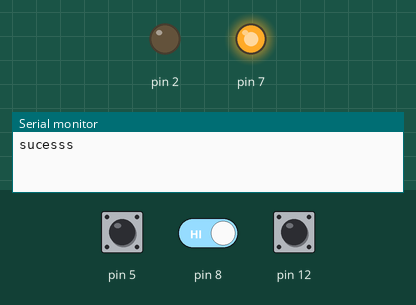
Simulated run of this sketch. Board: Arduino Uno, built with avr-gcc and run on an emulated ATmega328P. Shown: output pins drawn as LEDs (lit = HIGH), the last lines printed to the serial monitor. Dashed ring = blinking. The inputs (shaded band) are chosen by the test bench; at power-on: pin 12 HIGH, pin 8 HIGH, pin 5 HIGH.

Above: at 1.2 s.
1.3 s: pin 12 pulled LOW for 3.2 s
At 4.4 s:
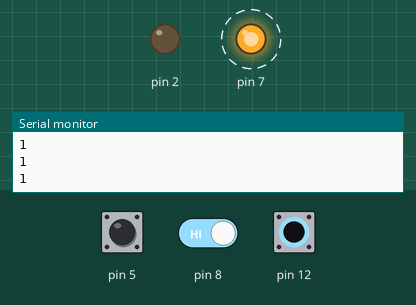
6.0 s: pin 8 driven LOW
At 7.4 s:
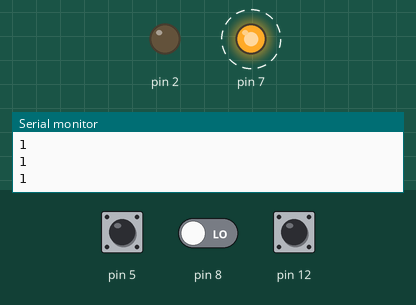
9.0 s: pin 8 driven HIGH
At 9.4 s:
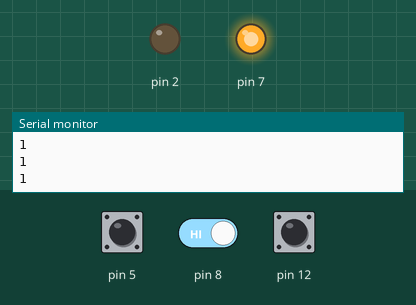
Timing chart, 0 to 12.0 s (numbered marks = the images above; inputs shaded):
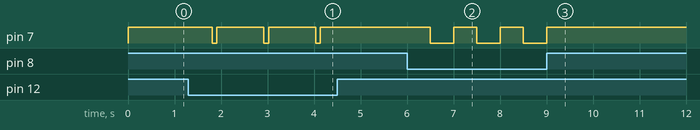

Measured:
- after the input at 1.3 s, pin 7: alternates HIGH for 1.0 s and LOW for 0.10 s, 6 changes in all, then stays HIGH, starting after 0.51 s
- after the input at 6.0 s, pin 7: alternates HIGH for 0.50 s and LOW for 0.50 s, starting after 0.50 s
- after the input at 9.0 s, pin 7: goes on until 9.0 s, then stays HIGH

The sketch:

new_musicplayer.ino
```cpp
// (licence header left out)
void setup()
{
    pinMode(7, OUTPUT);        // 接音乐播放器上面的A10
    digitalWrite(7, HIGH);     // 确保上电的时候是高电平
    pinMode(8, INPUT);         // 8号引脚接倾斜开关
    pinMode(12, INPUT_PULLUP); // 设定12号引脚为按钮1号
    pinMode(2, OUTPUT);
    digitalWrite(2, LOW);     // 2号引脚充当模拟地
    pinMode(5, INPUT_PULLUP); // 设定5号引脚为按钮2号，2号按钮默认高电平，按下去变成低电平
    digitalWrite(7, HIGH);
    Serial.begin(115200);
    Serial.println("sucesss");
    // Serial.println("Serial Initialized"); // 打印初始化信息
}

void loop()
{
    // 检测倾斜开关的状态
    if (digitalRead(8) == 0) // 如果检测到倾斜开关倾斜，那么就让7号引脚输出低电平，也就是让音乐播放器播放小星星
    {
        delay(500);
        digitalWrite(7, LOW);
        delay(500);
        digitalWrite(7, HIGH);
    }
    // 检测手动按钮的状态
    if (digitalRead(12) == 0)
    {
        delay(10);
        if (digitalRead(12) == 0)
        {
            Serial.println(digitalRead(5));
            delay(500);

            digitalWrite(7, LOW);
            Serial.println(digitalRead(5));

            delay(100);
            digitalWrite(7, HIGH);
            Serial.println(digitalRead(5));
        }
        delay(500);
    }

    delay(1);
}
```
